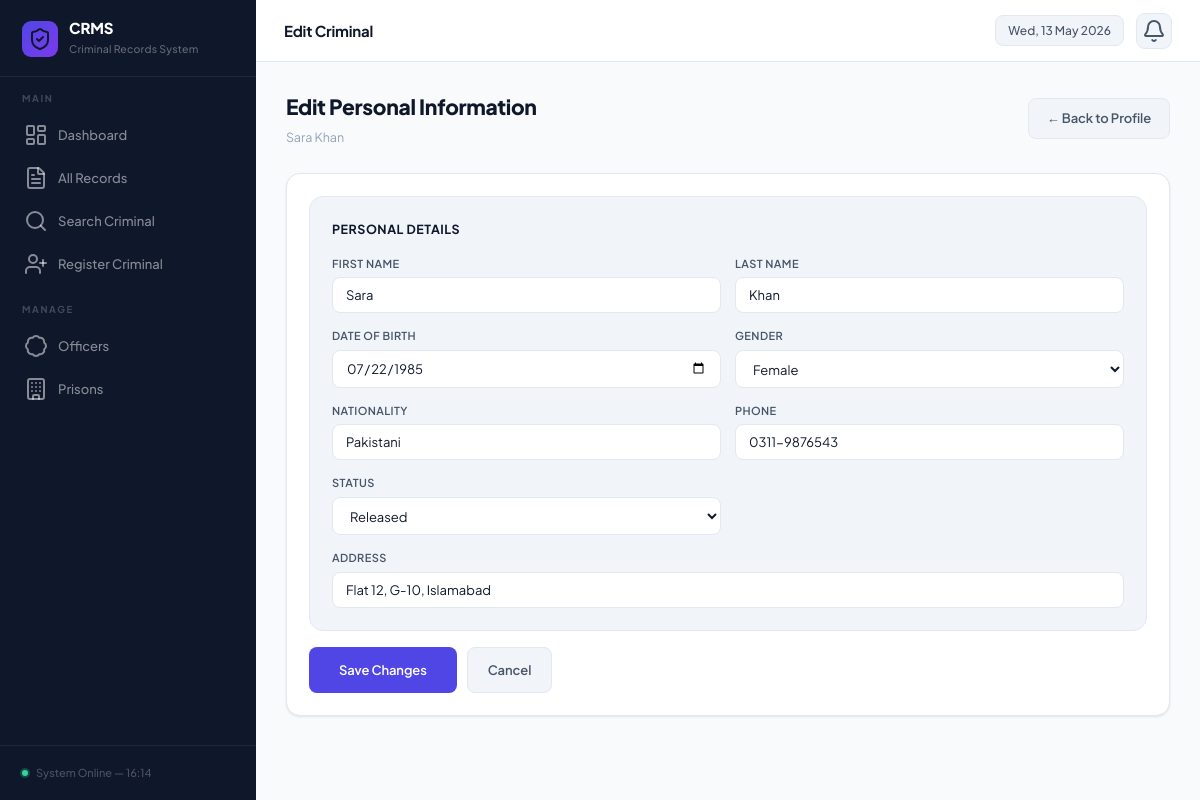
The page /edit_criminal.php?id=2 on the database its author committed.
### tables this page shows
CREATE TABLE Criminal (
    criminal_id   INT AUTO_INCREMENT PRIMARY KEY,
    first_name    VARCHAR(50) NOT NULL,
    last_name     VARCHAR(50) NOT NULL,
    date_of_birth DATE,
    gender        VARCHAR(10),
    nationality   VARCHAR(50),
    address       TEXT,
    phone         VARCHAR(20),
    status        VARCHAR(20) DEFAULT 'Wanted'
);

### edit_criminal.php (the view, shortened to what this page needs)
<?php
include 'db.php';
$id = intval($_GET['id']);
$r = mysqli_fetch_assoc(mysqli_query($conn,"SELECT * FROM Criminal WHERE criminal_id=$id"));
include 'header.php';
?>
<div class="page-hdr">
 <div><h2> Edit Personal Information</h2><p><?=$r['first_name'].' '.$r['last_name']?></p></div>
 <a href="profile.php?id=<?=$id?>" class="btn btn-gray">← Back to Profile</a>
</div>
<div class="card">
<form method="POST">
 <div class="form-section">
 <div class="form-section-title"> Personal Details</div>
 <div class="form-grid">
 <div class="form-group"><label>First Name</label><input type="text" name="first_name" value="<?=$r['first_name']?>" required></div>
 <div class="form-group"><label>Last Name</label><input type="text" name="last_name" value="<?=$r['last_name']?>" required></div>
 <div class="form-group"><label>Date of Birth</label><input type="date" name="date_of_birth" value="<?=$r['date_of_birth']?>"></div>
 <div class="form-group"><label>Gender</label>
 <select name="gender">
 <option <?=$r['gender']=='Female'?'selected':''?> value="Female">Female</option>
 </select>
 </div>
 <div class="form-group"><label>Nationality</label><input type="text" name="nationality" value="<?=$r['nationality']?>"></div>
 <div class="form-group"><label>Phone</label><input type="text" name="phone" value="<?=$r['phone']?>"></div>
 <div class="form-group"><label>Status</label>
 <select name="status">
 <?php foreach(['Wanted','Imprisoned','Released','Under Trial'] as $s): ?>
 <option <?=$r['status']==$s?'selected':''?> value="<?=$s?>"><?=$s?></option>
 <?php endforeach; ?>
 </select>
 </div>
 <div class="form-group full"><label>Address</label><input type="text" name="address" value="<?=$r['address']?>"></div>
 </div>
 </div>
 <div style="display:flex;gap:10px;">
 <button type="submit" class="btn btn-primary" style="padding:12px 30px;"> Save Changes</button>
 <a href="profile.php?id=<?=$id?>" class="btn btn-gray" style="padding:12px 20px;">Cancel</a>
 </div>
</form>
</div>
<?php include 'footer.php'; ?>

### header.php (style rules this page uses)
:root { --bg: #f8fafc; --surface: #ffffff; --surface-alt: #f1f5f9; --sidebar-bg: #0f172a; --sidebar-hover: rgba(255,255,255,.06); --sidebar-act: rgba(99,102,241,.18); --indigo: #4f46e5; --indigo-lt: #eef2ff; --indigo-dk: #4338ca; --sky: #0284c7; --sky-lt: #f0f9ff; --emerald: #059669; --emerald-lt: #ecfdf5; --amber: #d97706; --amber-lt: #fffbeb; --rose: #e11d48; --rose-lt: #fff1f2; --violet: #7c3aed; --violet-lt: #f5f3ff; --txt: #0f172a; --txt-mid: #475569; --txt-soft: #94a3b8; --border: #e2e8f0; --border-lt: #f1f5f9; --shadow-xs: 0 1px 2px rgba(0,0,0,.05); --shadow-sm: 0 1px 3px rgba(0,0,0,.07), 0 1px 2px rgba(0,0,0,.04); --shadow: 0 4px 6px -1px rgba(0,0,0,.07), 0 2px 4px -2px rgba(0,0,0,.04); --shadow-md: 0 10px 15px -3px rgba(0,0,0,.07), 0 4px 6px -4px rgba(0,0,0,.04); --shadow-lg: 0 20px 25px -5px rgba(0,0,0,.08), 0 8px 10px -6px rgba(0,0,0,.04); --radius: 10px; --radius-lg: 14px; --radius-xl: 18px; --sw: 256px; --th: 62px; --trans: all .18s cubic-bezier(.4,0,.2,1); }
*, *::before, *::after { margin:0; padding:0; box-sizing:border-box; }
html { scroll-behavior:smooth; }
body { font-family:'Plus Jakarta Sans', system-ui, sans-serif; background:var(--bg); color:var(--txt); font-size:13.5px; line-height:1.6; -webkit-font-smoothing:antialiased; }
.page-hdr { display:flex; justify-content:space-between; align-items:center; margin-bottom:26px; }
.page-hdr h2 { font-size:21px; font-weight:800; color:var(--txt); letter-spacing:-.3px; }
.page-hdr p { font-size:12.5px; color:var(--txt-soft); margin-top:3px; }
.card { background:var(--surface); border:1px solid var(--border); border-radius:var(--radius-lg); padding:22px; margin-bottom:18px; box-shadow:var(--shadow-sm); transition:var(--trans); }
.btn { display:inline-flex; align-items:center; gap:6px; padding:9px 18px; border:none; border-radius:8px; font-family:inherit; font-size:13px; font-weight:600; cursor:pointer; text-decoration:none; transition:var(--trans); letter-spacing:-.1px; white-space:nowrap; }
.btn-primary { background:var(--indigo); color:#fff; }
.btn-gray { background:var(--surface-alt); color:var(--txt-mid); border:1px solid var(--border); }
.form-section { background:var(--surface-alt); border:1px solid var(--border); border-radius:var(--radius-lg); padding:22px; margin-bottom:16px; }
.form-section-title { font-size:12.5px; font-weight:700; color:var(--txt); text-transform:uppercase; letter-spacing:.5px; margin-bottom:16px; display:flex; align-items:center; gap:8px; }
.form-grid { display:grid; grid-template-columns:1fr 1fr; gap:14px; }
.form-group { display:flex; flex-direction:column; gap:5px; }
.form-group.full { grid-column:1/-1; }
label { font-size:11px; font-weight:600; color:var(--txt-mid); text-transform:uppercase; letter-spacing:.4px; }
input,select,textarea { padding:9px 13px; border:1px solid var(--border); border-radius:8px; font-size:13px; font-family:inherit; color:var(--txt); background:var(--surface); outline:none; transition:var(--trans); width:100%; }
input::placeholder,textarea::placeholder { color:var(--txt-soft); }
select option { background:white; }

### rows shown on the page
criminal: first_name "Sara", last_name "Khan", date_of_birth "07/22/1985", gender "Female", nationality "Pakistani", phone "0311-9876543", status "Released", address "Flat 12, G-10, Islamabad"

### other values the page prints
$pageTitle "Edit Criminal"
